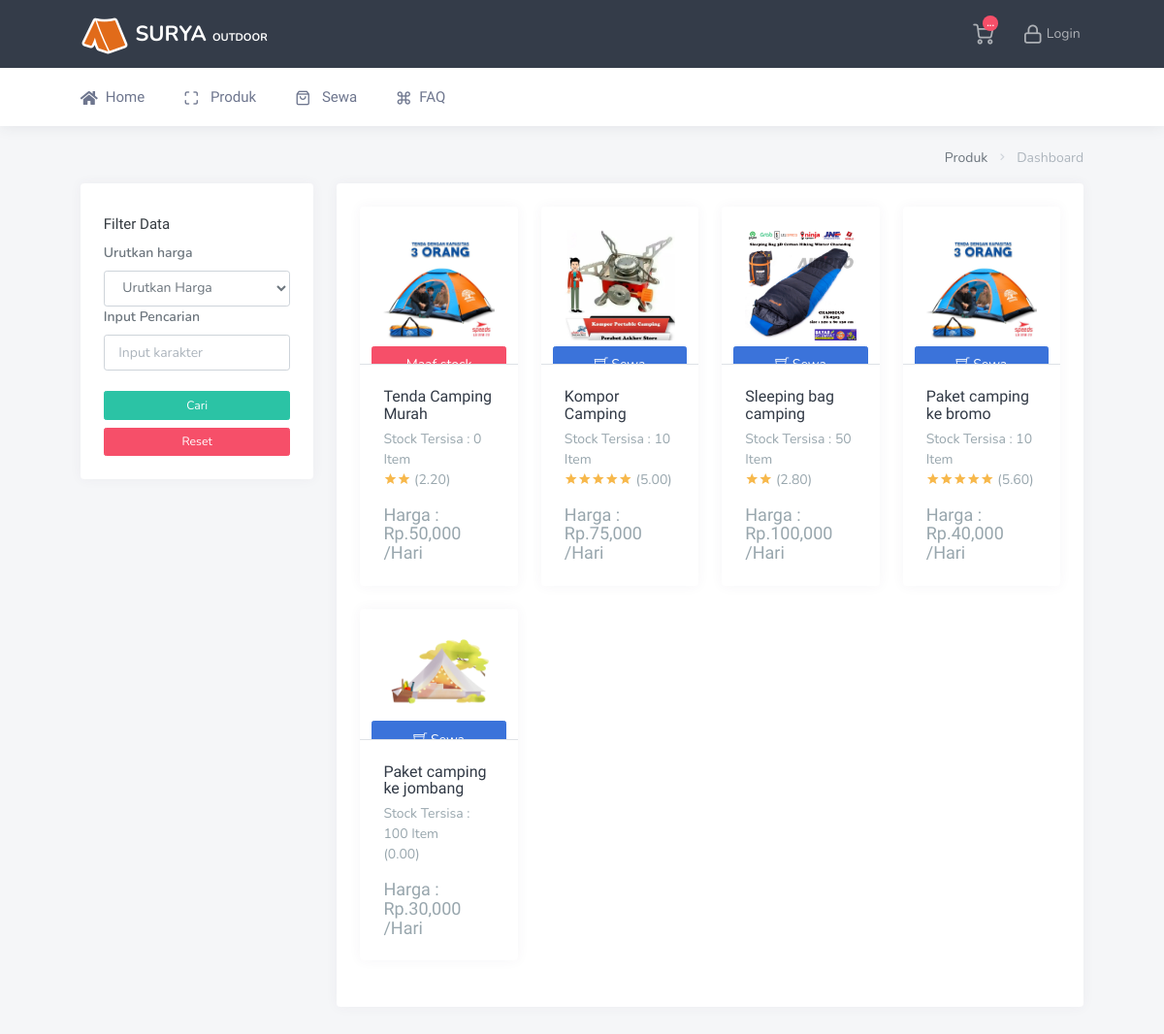
Screenshot of /produk with the database file from the repository.
### tables this page shows
CREATE TABLE `master_produk` (
  `id` int(5) NOT NULL,
  `nama` varchar(225) NOT NULL,
  `harga` int(10) NOT NULL,
  `gambar` text NOT NULL,
  `deskripsi` text NOT NULL,
  `stock` int(11) NOT NULL
);

### config/koneksi.php (called while the page is built, shortened)
<?php
$base_url = "http://localhost/penyewaan_alat_camping/";
?>

### pages/produk.php (the view, shortened to what this page needs)
 <div class="row">
    <div class="col-12">
        <div class="page-title-box">
            <div class="page-title-right">
                <ol class="breadcrumb m-0">
                    <li class="breadcrumb-item"><a href="javascript: void(0);">Produk</a></li>
                    <li class="breadcrumb-item active">Dashboard</li>
                </ol>
            </div>
        </div>
    </div>
</div>
<div>
    <div class="row">
        <div class="col-lg-12">
            <div class="row">
    <div class="col-lg-3">
        <div class="card">
            <div class="card-body">
                <H5>Filter Data</H5>
                <form action="" method="POST">
                    <label>Urutkan harga</label>
                    <select name="sql" class="form-control">
                        <option value="">Urutkan Harga</option>
                    </select>
                    <label>Input Pencarian</label>
                    <input type="text" name="q" value="<?php echo $_REQUEST['q']; ?>" placeholder="Input karakter" class="form-control">
                    <br>
                    <button class="btn btn-sm btn-success btn-block" type="submit" name="cari">Cari</button>
                    <a href="<?php echo $base_url; ?>produk" class="btn btn-sm btn-block btn-danger">Reset</a>
                </form>
            </div>
        </div>
    </div>
    <div class="col-lg-9">
        <div class="card">
            <div class="card-body">
                <div class="row">
                    <?php
                    if(!empty($_REQUEST['q'])){
                        $q = "WHERE nama LIKE '%".$_REQUEST['q']."%'";
                    }else{
                        $q = "";
                    }
                    $product = mysqli_query($conn,"SELECT * FROM master_produk ".$q." ".$_REQUEST['sql']);
                    while ($dapod = mysqli_fetch_array($product)) {
                        $result = mysqli_query($conn,"SELECT SUM(CAST(jawaban AS DOUBLE) /5) as jawaban FROM `master_isian_review` WHERE id_produk = '".$dapod['id']."'");
                        $review_bintan = mysqli_fetch_array($result);
                        $total_stock_res = mysqli_query($conn,"SELECT SUM(qty) as stock FROM master_detail_transaksi WHERE id_produk='".$dapod['id']."' AND status='PROSES'");
                        $total_stock = mysqli_fetch_array($total_stock_res);
                        $stock =  $dapod['stock'];
                        $stock_akhir = number_format($stock-$total_stock['stock']);
                        ?>
                        <div class="col-md-6 col-xl-3">
                            <div class="card product-box">
                                <div class="product-img">
                                    <div class="p-3">
                                        <img src="<?php echo $base_url."upload/".$dapod['gambar']; ?>" alt="product-pic" class="img-fluid" />
                                    </div>
                                    <div class="product-action">
                                        <div class="d-flex">
                                            <?php if($stock_akhir<=0) :  ?>
                                                <button onclick="alert('Maaf stock habis')" class="btn btn-danger d-block w-100 action-btn m-2">Maaf stock Habis</button>
                                                <?php else : ?>
                                                    <a href="<?php echo $base_url; ?>pencarian_tanggal"  class="btn btn-primary d-block w-100 action-btn m-2">
                                                        <i class="ti-shopping-cart"></i> Sewa sekarang</a>
                                                    <?php endif; ?>
                                                </div>
                                            </div>
                                        </div>
                                        <div class="product-info border-top p-3">
                                            <div>
                                                <h5 class="font-16 mt-0 mb-1"><a href="<?php echo $base_url; ?>detail/<?php echo $dapod['id']; ?>" class="text-dark"><?php echo $dapod['nama']; ?></a> </h5>
                                                <p class="text-muted">
                                                    Stock Tersisa : <?php echo $stock_akhir; ?> Item <br>
                                                    <?php for ($i=1; $i <=number_format($review_bintan['jawaban'],2) ; $i++) {
                                                        echo '<i class="mdi mdi-star text-warning"></i>';
                                                    }?> (<?php echo number_format($review_bintan['jawaban'],2); ?>)
                                                </p>
                                                <h4 class="m-0"> <span class="text-muted"> Harga : Rp.<?php echo number_format($dapod['harga']); ?> /Hari</span></h4>
                                            </div>
                                        </div>
                                    </div>
                                </div>
                            <?php } ?>
                        </div>
                    </div>
                </div>
                </div>
            </div>
        </div>
    </div>
</div>

### index.php (shortened to what this page needs)
<?php
include 'config/koneksi.php';
?>
<!DOCTYPE html>
<html lang="en">
<head>
	<link href="<?php echo $base_url; ?>assets/libs/datatables/dataTables.bootstrap4.css" rel="stylesheet" type="text/css" />
	<link href="<?php echo $base_url; ?>assets/libs/datatables/responsive.bootstrap4.css" rel="stylesheet" type="text/css" />
	<link href="<?php echo $base_url; ?>assets/libs/datatables/buttons.bootstrap4.css" rel="stylesheet" type="text/css" />
	<link href="<?php echo $base_url; ?>assets/libs/datatables/select.bootstrap4.css" rel="stylesheet" type="text/css" />
	<link href="<?php echo $base_url; ?>assets/libs/sweetalert2/sweetalert2.min.css" rel="stylesheet" type="text/css" />
	<link href="<?php echo $base_url; ?>assets/libs/bootstrap-touchspin/jquery.bootstrap-touchspin.min.css" rel="stylesheet" type="text/css" />
	<link href="<?php echo $base_url; ?>assets/libs/bootstrap-colorpicker/bootstrap-colorpicker.min.css" rel="stylesheet" type="text/css" />
	<link href="<?php echo $base_url; ?>assets/libs/clockpicker/bootstrap-clockpicker.min.css" rel="stylesheet" type="text/css" />
	<link href="<?php echo $base_url; ?>assets/libs/bootstrap-datepicker/bootstrap-datepicker.min.css" rel="stylesheet" type="text/css" />
	<link href="<?php echo $base_url; ?>assets/libs/bootstrap-daterangepicker/daterangepicker.css" rel="stylesheet">
	<link href="<?php echo $base_url; ?>assets/css/bootstrap.min.css" rel="stylesheet" type="text/css" />
	<link href="<?php echo $base_url; ?>assets/css/icons.min.css" rel="stylesheet" type="text/css" />
	<link href="<?php echo $base_url; ?>assets/css/app.min.css" rel="stylesheet" type="text/css" />
</head>
<body>
	<header id="topnav">
		<div class="navbar-custom">
			<div class="container-fluid">
				<ul class="list-unstyled topnav-menu float-right mb-0">
					<?php if(!in_array($_SESSION['level'], array('1'))): ?>
						<li class="dropdown notification-list">
							<a class="nav-link dropdown-toggle  waves-effect waves-light" href="<?php echo $base_url; ?>cart" role="button" aria-haspopup="false" aria-expanded="false">
								<i class="fe-shopping-cart noti-icon"></i>
								<span class="badge badge-danger rounded-circle noti-icon-badge" id="qty">0</span>
							</a>
						</li>
					<?php endif; ?>
					<?php if(!empty($_SESSION['username'])) : ?>
						<li class="dropdown notification-list">
							<a class="nav-link dropdown-toggle nav-user mr-0 waves-effect waves-light" data-toggle="dropdown" href="#" role="button" aria-haspopup="false" aria-expanded="false">
								<img src="<?php echo $base_url; ?>assets/images/users/avatar-1.jpg" alt="user-image" class="rounded-circle">
								<span class="pro-user-name ml-1">
									<?php echo strtoupper($_SESSION['username']); ?><i class="mdi mdi-chevron-down"></i>
								</span>
							</a>
							<div class="dropdown-menu dropdown-menu-right profile-dropdown ">
								<div class="dropdown-header noti-title">
									<h6 class="text-overflow m-0">Welcome !</h6>
								</div>
								<a href="javascript:void(0);" class="dropdown-item notify-item">
									<i class="remixicon-account-circle-line"></i>
									<span>My Account</span>
								</a>
								<div class="dropdown-divider"></div>
								<a href="<?php echo $base_url; ?>logout" class="dropdown-item notify-item">
									<i class="remixicon-logout-box-line"></i>
									<span>Logout</span>
								</a>
							</div>
						</li>
						<?php else : ?>
							<li class="dropdown notification-list">
								<a class="nav-link dropdown-toggle  waves-effect waves-light" href="<?php echo $base_url; ?>login" role="button" aria-haspopup="false" aria-expanded="false">
									<i class="fe-lock noti-icon"></i> Login
								</a>
							</li>
						<?php endif; ?>
					</ul>
					<div class="logo-box">
						<a href="./" class="logo text-center">
							<span class="logo-lg">
								<span class="logo-lg-text-light"><img> Surya <span style="font-size: 11px;">Outdoor</span></span>
							</span>
						</a>
					</div>
					<div class="clearfix"></div>
				</div>
			</div>
			<div class="topbar-menu">
				<div class="container-fluid">
					<div id="navigation">
						<ul class="navigation-menu">
							<li class="has-submenu">
								<a href="<?php echo $base_url; ?>home"><i class="fa fa-home"></i>Home </a>
							</li>
							<?php if(empty($_SESSION['level'])) : ?>
								<li class="has-submenu">
									<a href="<?php echo $base_url; ?>produk"><i class="fe-maximize"></i> Produk </a>
								</li>
								<li class="has-submenu">
									<a href="<?php echo $base_url; ?>pencarian_tanggal"><i class="fe-shopping-bag"></i> Sewa </a>
								</li>
								<li class="has-submenu">
									<a href="<?php echo $base_url; ?>faq"><i class="fe-command"></i>FAQ </a>
								</li>
							<?php endif; ?>
						</ul>
						<div class="clearfix"></div>
					</div>
				</div>
			</div>
		</header>
		<div class="wrapper">
			<div class="container-fluid">
				<?php
				if (file_exists("pages/".$_GET['page'].".php")) {
					if($_GET['page']!="home"){
						include"pages/".$_GET['page'].".php";
					}else{
						include"pages/home.php";
					}
				}else{
					include"pages/home.php";
				}
				?>
			</div>
		</body>
		</html>

### index.php (style rules this page uses)
.product-box { position:relative }
.product-box .product-img { position:relative;overflow:hidden }
.product-box .product-action { position:absolute;left:0;bottom:0;width:100%;transform:translateY(52px);transition:all .4s }

### rows the page displays
master_produk: gambar (picture), stock "Maaf stock Habis", nama "Tenda Camping Murah", stock_akhir "0", jawaban "2.20", harga "50,000"
master_produk: gambar (picture), nama "Kompor Camping", stock "10", jawaban "5.00", harga "75,000"
master_produk: gambar (picture), nama "Sleeping bag camping", stock "50", jawaban "2.80", harga "100,000"
master_produk: gambar (picture), nama "Paket camping ke bromo", stock "10", jawaban "5.60", harga "40,000"
master_produk: gambar (picture), nama "Paket camping ke jombang", stock "100", jawaban "0.00", harga "30,000"
